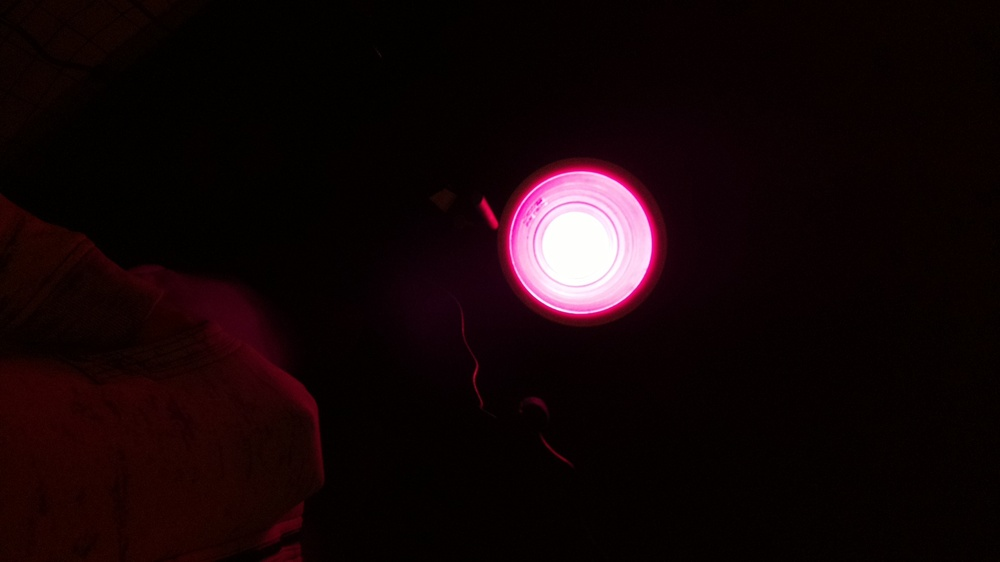
#> input picture Image1.jpg, 1000 x 562 px, shrunk from 1920 x 1080 before the run
$ python HPFilter.py
#> lines starting #> are read from the running program, lines starting #| are printed output that depends on the picture
import os
import matplotlib
import numpy as np
from scipy import ndimage
from scipy.ndimage import center_of_mass, convolve, gaussian_filter
from PIL import Image
matplotlib.use('Agg')
import matplotlib.pyplot as plt
import matplotlib.patches as patches

# Loading data
img = Image.open('Image1.jpg')
#> img is the input picture: PIL image 1000x562 RGB; mean R, G, B 20, 7, 8.7
data = np.array(img, dtype=float)

# Convert image to grayscale
if len(data.shape) == 3:
    data = data.mean(axis=2)
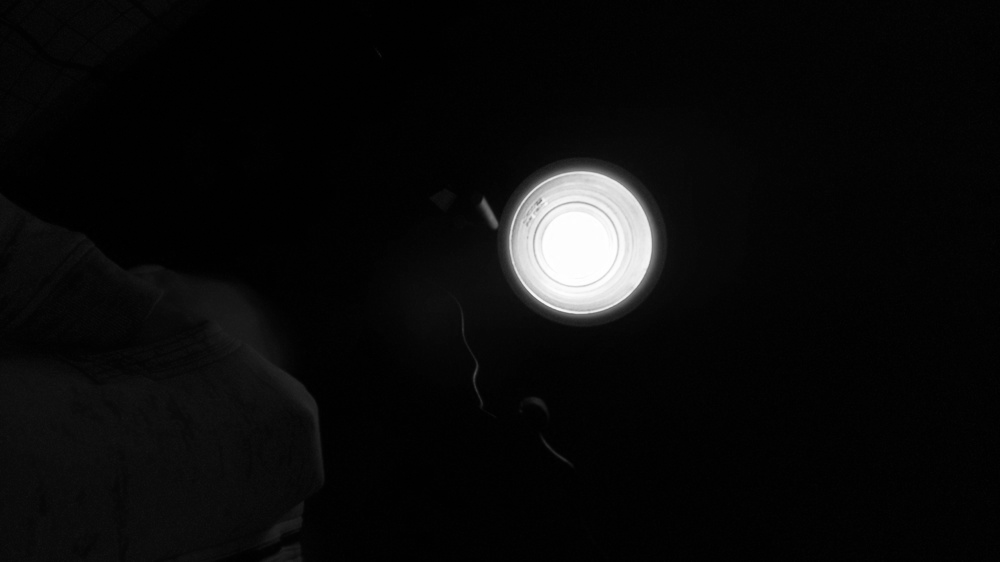
#> data: shape (562, 1000) float64; min 0, max 255, mean 11.9

# Apply Gaussian smoothing for denoising
smoothed = ndimage.gaussian_filter(data, 3)

# Apply highpass filter
# Middle value is higher for more contrast, where flame should be
# Kernel values may need adjusted
kernel = np.array([[-1, -1, -1],
                   [-1,  9, -1],
                   [-1, -1, -1]])
highpass = ndimage.convolve(smoothed, kernel)

# Binary mask to completely filter out background
# Threshold values may need adjusted
threshold = np.mean(highpass) * 1.7 # Adjustable weight to show flame
#> threshold = 20.24
flame_highlighted = data.copy()
flame_highlighted[highpass <= threshold] = 0

# Calculate the centroid of the binary mask
centroid = center_of_mass(flame_highlighted)
#> centroid = (246.8, 571.6)
image_center = np.array(flame_highlighted.shape) / 2
#> image_center = [281, 500]

fig, ax = plt.subplots(figsize=(data.shape[1] / 100, data.shape[0] / 100))

# Display the centroid as a red dot on the final image
ax.imshow(flame_highlighted, cmap='gray')
ax.scatter(centroid[1], centroid[0], c='red', marker='x', s=100, label='Centroid')

# Draw the acceptable centered area
center_acceptance_radius = 0.2 * min(flame_highlighted.shape)
#> center_acceptance_radius = 112.4
acceptable_center_area = patches.Circle(image_center[::-1], center_acceptance_radius, color='blue', fill=False, linestyle='--', linewidth=1.5, label='Acceptable Center Area')
ax.add_patch(acceptable_center_area)

ax.set_title('Masked flame with centroid and centering acceptance')
ax.legend()
ax.axis('off')

flame_area = np.sum(flame_highlighted > 0)
#> flame_area = 28408

# Minimum acceptable area
min_area = 500  # Adjustable threshold

flame_big_enough = False

# Check if heat source is big enough
if flame_area >= min_area:
    print(f"Flame is big enough with area: {flame_area}")
#| Flame is big enough with area: 28408
    flame_big_enough = True
else:
    print(f"Flame is too small with area: {flame_area}")

# Check if the centroid is centered
flame_centered = False
distance_to_center = np.linalg.norm(np.array(centroid) - image_center)
#> distance_to_center = 79.33
if distance_to_center < 0.2 * min(flame_highlighted.shape):
    print("Flame is centered.")
    flame_centered = True
else:
    print("Flame is not centered.")

if(flame_big_enough and flame_centered):
    os.system('python3 retract.py')

plt.savefig('filtered_image.jpg', bbox_inches='tight', pad_inches=0)
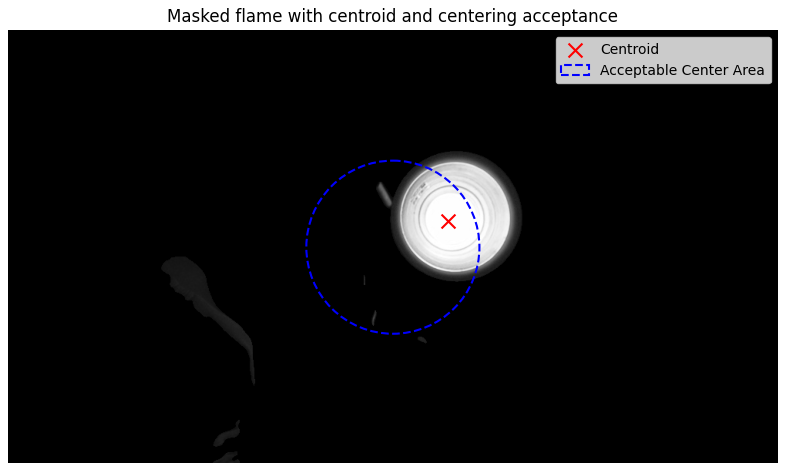
#> figure drawn by matplotlib, 1 panel

$ run again, with Image2.jpg copied over Image1.jpg
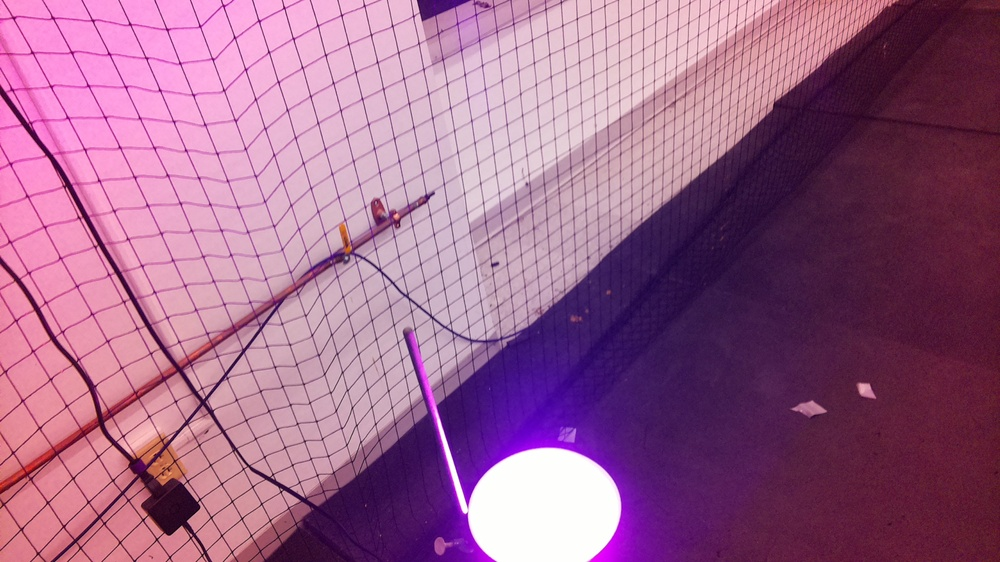
#> input picture Image2.jpg, 1000 x 562 px, shrunk from 1920 x 1080 before the run
#> img is the input picture: PIL image 1000x562 RGB; mean R, G, B 158.1, 101.7, 138.7
#> threshold = 225.8
#> `flame_highlighted[highpass <= threshold] = 0`:
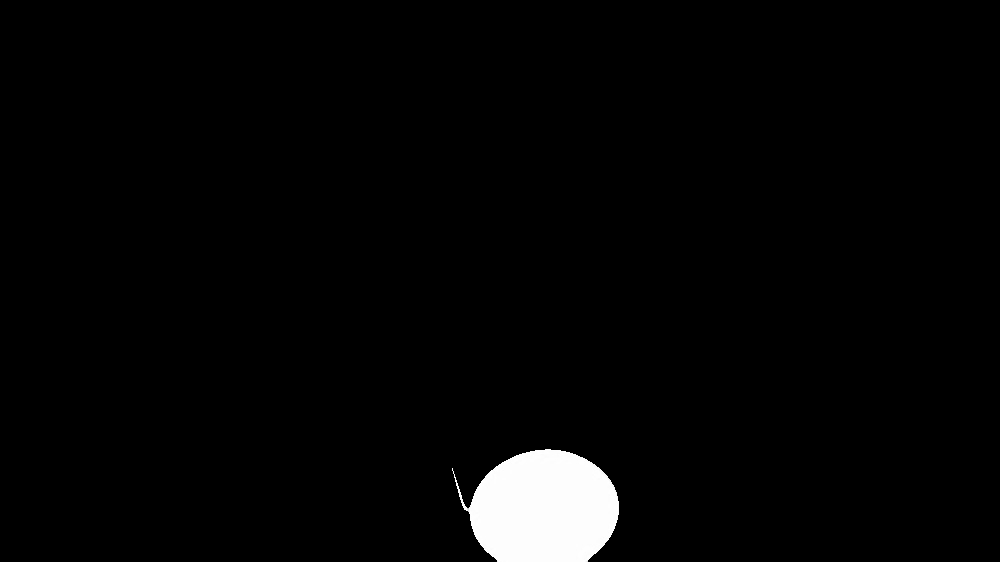
#> flame_highlighted: shape (562, 1000) float64; min 0, max 255, mean 6.2
#> centroid = (508.2, 543.5)
#> flame_area = 13830
#| Flame is big enough with area: 13830
#> distance_to_center = 231.3
#> `plt.savefig('filtered_image.jpg', bbox_inches='tight', pad_inches=0)`:
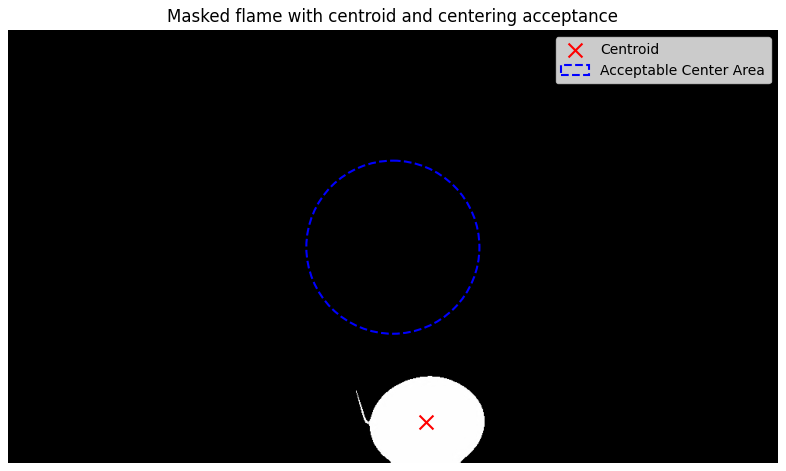
#> figure drawn by matplotlib, 1 panel

$ run again, with Image3.jpg copied over Image1.jpg
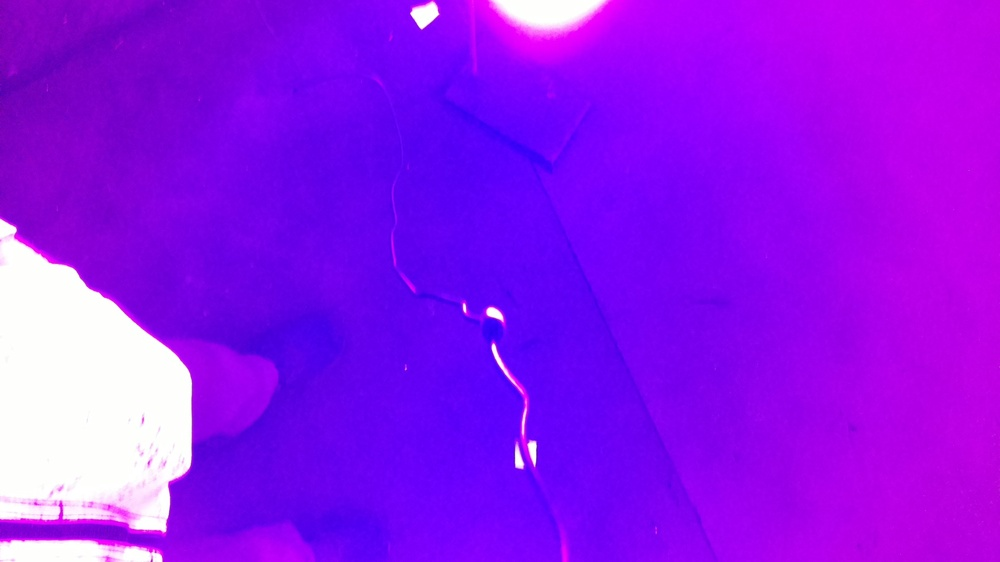
#> input picture Image3.jpg, 1000 x 562 px, shrunk from 1920 x 1080 before the run
#> img is the input picture: PIL image 1000x562 RGB; mean R, G, B 144.3, 22.7, 238.5
#> threshold = 229.8
#> `flame_highlighted[highpass <= threshold] = 0`:
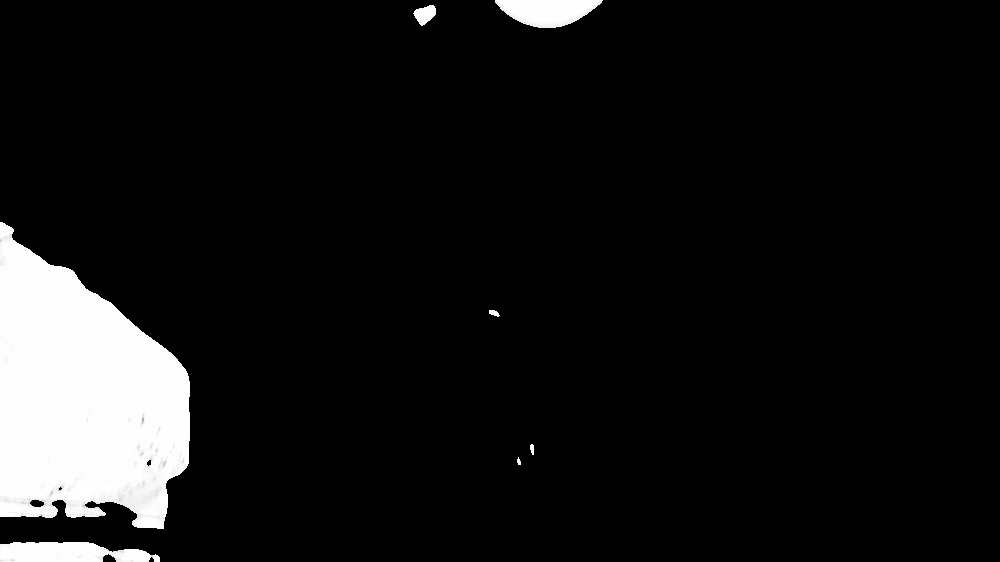
#> flame_highlighted: shape (562, 1000) float64; min 0, max 255, mean 20.6
#> centroid = (386.1, 106)
#> flame_area = 45816
#| Flame is big enough with area: 45816
#> distance_to_center = 407.7
#> `plt.savefig('filtered_image.jpg', bbox_inches='tight', pad_inches=0)`:
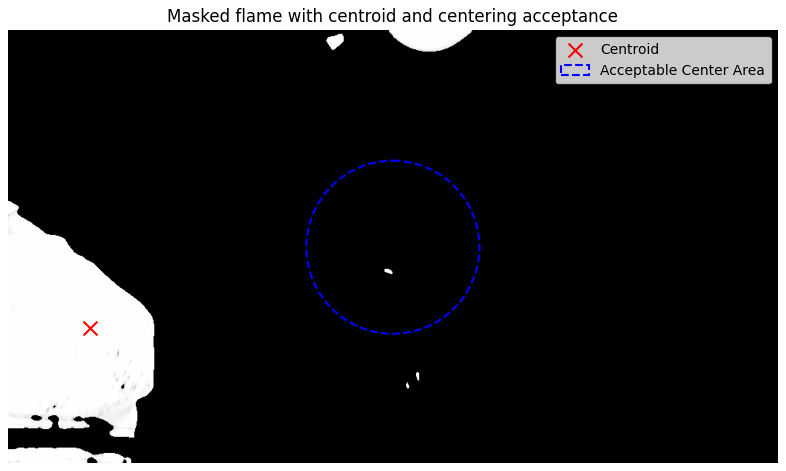
#> figure drawn by matplotlib, 1 panel

$ run again, with Image4.jpg copied over Image1.jpg
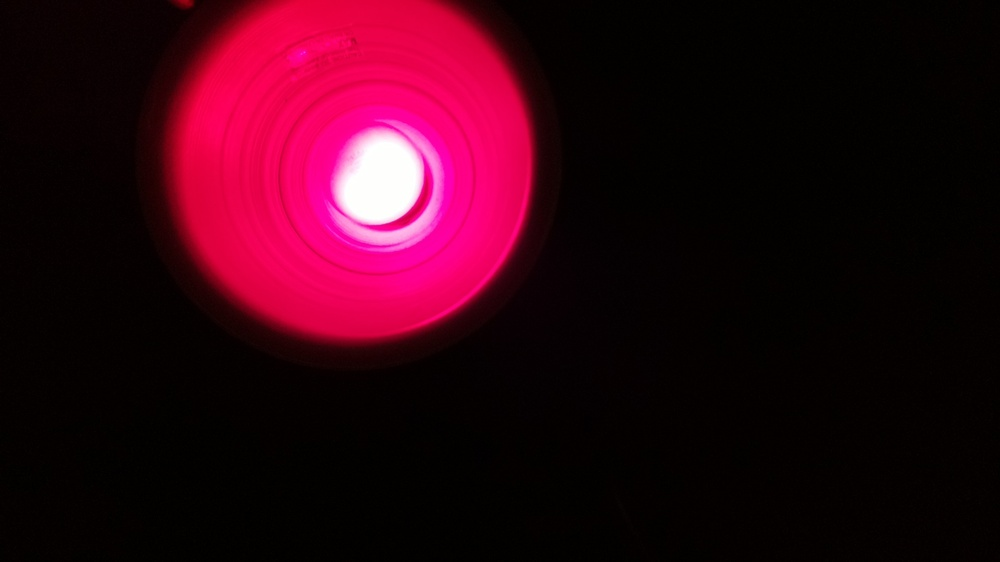
#> input picture Image4.jpg, 1000 x 562 px, shrunk from 1920 x 1080 before the run
#> img is the input picture: PIL image 1000x562 RGB; mean R, G, B 48.9, 4.5, 19.5
#> `data = data.mean(axis=2)`:
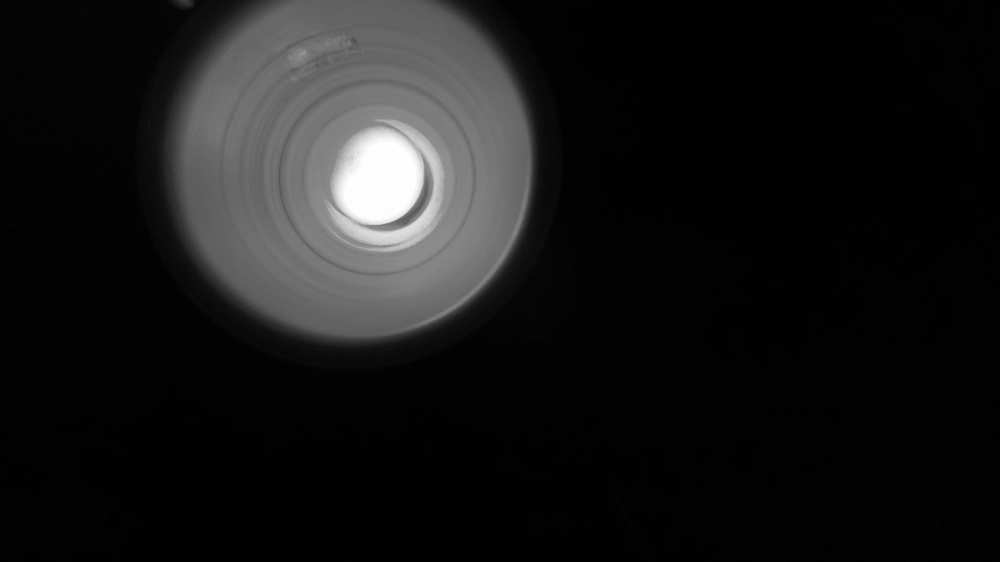
#> data: shape (562, 1000) float64; min 0, max 255, mean 24.3
#> threshold = 41.3
#> centroid = (168, 358.7)
#> flame_area = 104434
#| Flame is big enough with area: 104434
#> distance_to_center = 180.9
#> `plt.savefig('filtered_image.jpg', bbox_inches='tight', pad_inches=0)`:
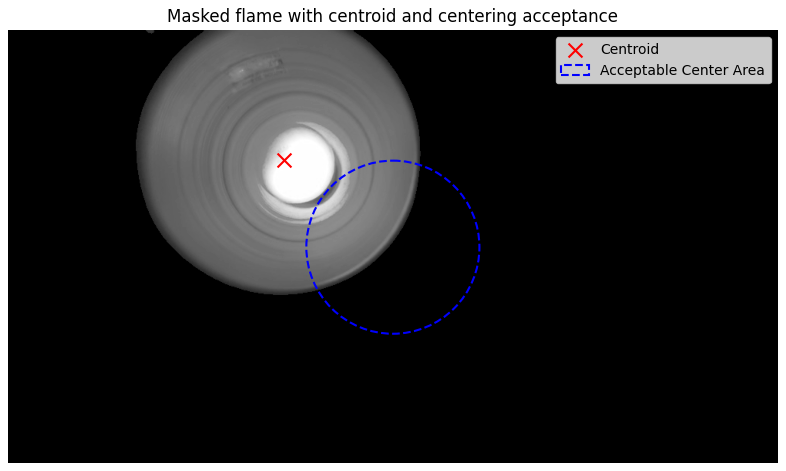
#> figure drawn by matplotlib, 1 panel
